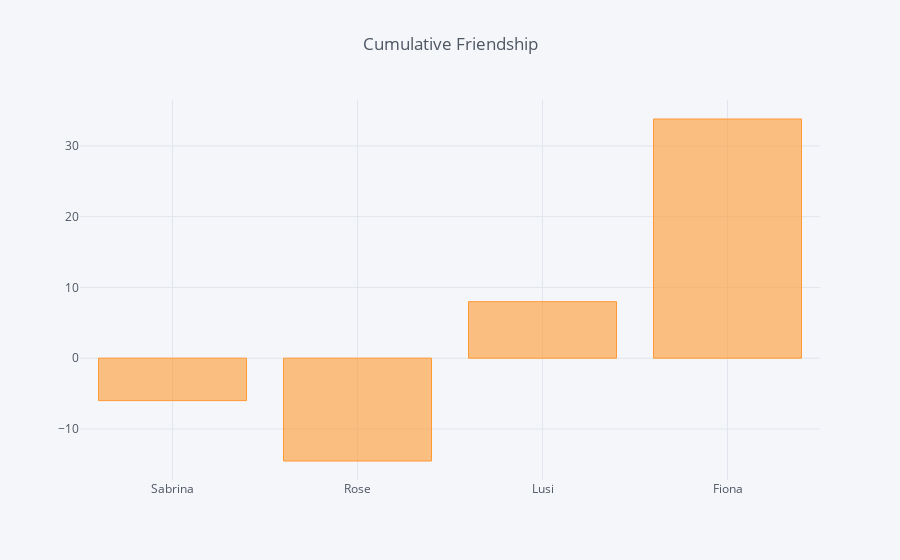

Notebook cell for this chart:
### Code cell
df.sum().iplot(kind='bar', title='Cumulative Friendship')

### Figure 1 — Plotly figure (JSON) as saved in the notebook; plotly's stock layout.template omitted (floating-point values rounded to 4 significant figures)
{"data": [{"marker": {"color": "rgba(255, 153, 51, 0.6)", "line": {"color": "rgba(255, 153, 51, 1.0)", "width": 1}}, "name": "None", "orientation": "v", "text": "", "type": "bar", "x": ["Sabrina", "Rose", "Lusi", "Fiona"], "y": [-5.996, -14.53, 7.987, 33.8]}], "layout": {"legend": {"bgcolor": "#F5F6F9", "font": {"color": "#4D5663"}}, "paper_bgcolor": "#F5F6F9", "plot_bgcolor": "#F5F6F9", "title": "Cumulative Friendship", "titlefont": {"color": "#4D5663"}, "xaxis1": {"gridcolor": "#E1E5ED", "showgrid": true, "tickfont": {"color": "#4D5663"}, "title": "", "titlefont": {"color": "#4D5663"}, "zerolinecolor": "#E1E5ED"}, "yaxis1": {"gridcolor": "#E1E5ED", "showgrid": true, "tickfont": {"color": "#4D5663"}, "title": "", "titlefont": {"color": "#4D5663"}, "zerolinecolor": "#E1E5ED"}}}
